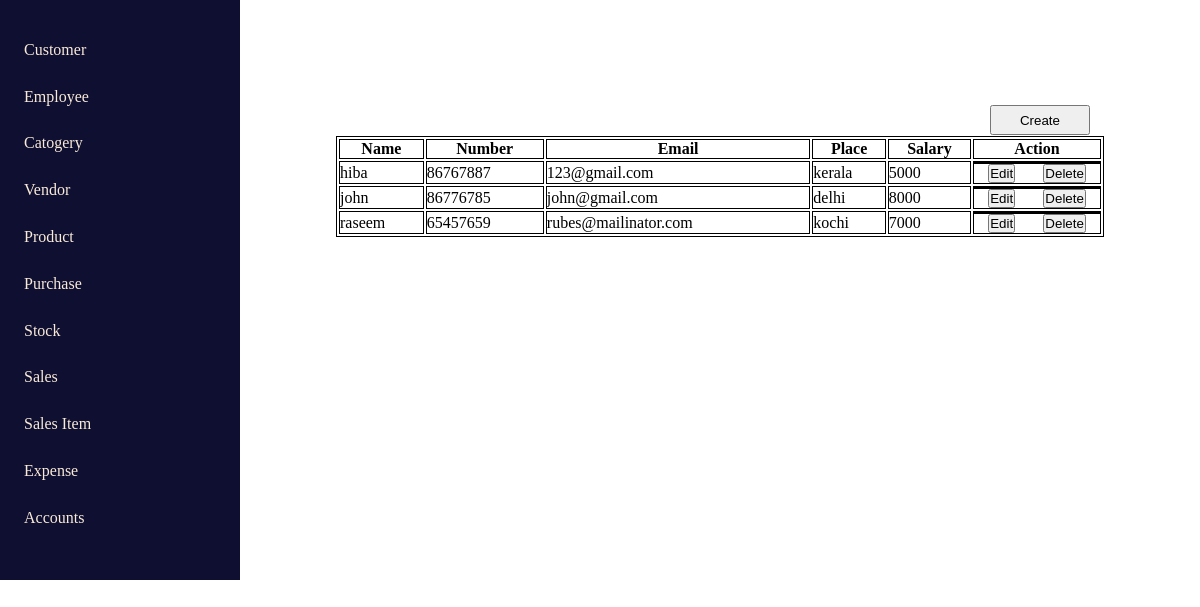
The page /employee on the database as committed earlier.
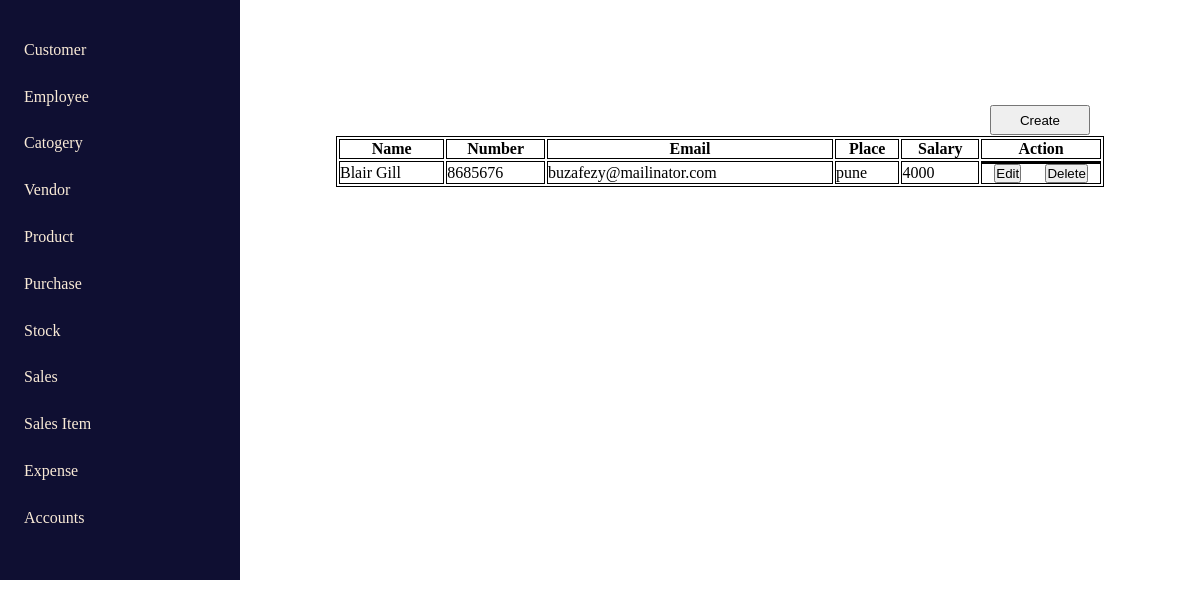
The same page on the database as committed later.
### home/models.py (models this page shows, shortened)
class employeeContactForm(models.Model):
    name = models.CharField(max_length=200)
    phone = models.CharField(max_length=200)
    email = models.EmailField(max_length=200)
    place = models.CharField(max_length=200)
    salary = models.CharField(max_length=200)

### home/views.py (the view)
# urls.py: path('employee', employee, name='employee'),
def employee(request):
    employee = employeeContactForm.objects.all()
    return render(request, 'employee.html', {'employee': employee})

### templates/employee.html (shortened to what this page needs)
{% extends "index.html" %}
{% load static %}
{% block employee_content %}
<div class="table_container">
    <button class="create_btn"><a href="{% url 'employeeForm' %}" style = "color : black;">Create</a></button>
    <table>
        <tbody>
            <th>Name</th>
            <th>Number</th>
            <th>Email</th>
            <th>Place</th>
            <th>Salary</th>
            <th>Action</th>
        </tbody>
        <tbody>
            {% for b in employee %}
            <tr>
                <td>{{b.name}}</td>
                <td>{{b.phone}}</td>
                <td>{{b.email}}</td>
                <td>{{b.place}}</td>
                <td>{{b.salary}}</td>
                <td class="action">
                    <td class="action">
                        <button ><a href="{% url 'updateEmployee' b.id %}" style = "color : black;">Edit</a></button>
                        <button><a href="{% url 'deleteEmployee' b.id %}" style = "color : black;">Delete</a></button>
                    </td>
                </td>
            </tr>
            {% endfor %}
        </tbody>
    </table>
    {% endblock employee_content %}

### templates/index.html (shortened to what this page needs)
<!DOCTYPE html>
<html lang="en">
<head>
</head>
<body>
    <nav class="navbar">
        <ul class="nav_list">
            <a href="{% url 'customer' %}"><li>Customer</li></a>
            <a href="{% url 'employee' %}"><li>Employee</li></a>
            <a href="{% url 'category' %}"><li>Catogery</li></a>
            <a href="{% url 'vendor' %}"><li>Vendor</li></a>
            <a href="{% url 'product' %}"><li>Product</li></a>
            <a href="{% url 'purchase' %}"><li>Purchase</li></a>
            <a href="{% url 'stock' %}"><li>Stock</li></a>
            <a href="{% url 'sales' %}"><li>Sales</li></a>
            <a href="{% url 'saleItem' %}"><li>Sales Item</li></a>
            <a href="{% url 'expense' %}"><li>Expense</li></a>
            <a href="{% url 'accounts' %}"><li>Accounts</li></a>
        </ul>
    </nav>
    {% block employee_content %}
    {% endblock employee_content %}
</body>
</html>

### templates/index.html (style rules this page uses)
* { margin: 0%; padding: 0%; }
.navbar { background-color: rgb(15, 15, 50); width: 20%; height: 100%; justify-content: center; }
.nav_list { padding: 10%; padding-top: 5%; list-style-type: none; height: 100%; }
a { text-decoration: none; }
li { margin: 15% 0%; color: antiquewhite; }

### templates/employee.html (style rules this page uses)
* { color: black; }
table { border: 1px solid black; width: 80%; height: auto; }
.table_container { width: 80%; display: flex; padding: 3% 0%; justify-content: center; position: absolute; top: 100px; right: 0px; }
th,td { border: 1px solid black; }
.action { display: flex; justify-content: space-around; }
tr a { width: 50px; color: black; }
.create_btn { position: absolute; right: 110px; top: 5px; width: 100px; height: 30px; }

Rows that differ between the two databases and show on the page:
removed employeeContactForm: name "hiba", phone "86767887", email "123@gmail.com", place "kerala", salary "5000"
removed employeeContactForm: name "john", phone "86776785", email "john@gmail.com", place "delhi", salary "8000"
removed employeeContactForm: name "raseem", phone "65457659", email "rubes@mailinator.com", place "kochi", salary "7000"
added employeeContactForm: name "Blair Gill", phone "8685676", email "buzafezy@mailinator.com", place "pune", salary "4000"
